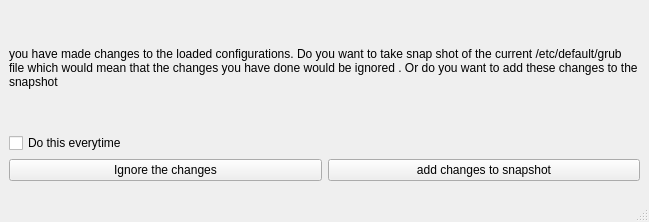
<?xml version="1.0" encoding="UTF-8"?>
<ui version="4.0">
 <class>MainWindow</class>
 <widget class="QMainWindow" name="MainWindow">
  <property name="geometry">
   <rect>
    <x>0</x>
    <y>0</y>
    <width>649</width>
    <height>222</height>
   </rect>
  </property>
  <property name="windowTitle">
   <string>MainWindow</string>
  </property>
  <widget class="QWidget" name="centralwidget">
   <layout class="QGridLayout" name="gridLayout">
    <item row="0" column="0">
     <layout class="QVBoxLayout" name="verticalLayout">
      <property name="bottomMargin">
       <number>10</number>
      </property>
      <item>
       <widget class="QLabel" name="label">
        <property name="text">
         <string>you have made changes to the loaded configurations. Do you want to take snap shot of the current /etc/default/grub file which would mean that the changes you have done would be ignored . Or do you want to add these changes to the snapshot</string>
        </property>
        <property name="wordWrap">
         <bool>true</bool>
        </property>
       </widget>
      </item>
      <item>
       <widget class="QCheckBox" name="checkBox_do_this_everytime">
        <property name="text">
         <string>Do this everytime</string>
        </property>
       </widget>
      </item>
      <item>
       <layout class="QHBoxLayout" name="horizontalLayout_2">
        <item>
         <widget class="QPushButton" name="btn_ignore_changes">
          <property name="text">
           <string>Ignore the changes</string>
          </property>
         </widget>
        </item>
        <item>
         <widget class="QPushButton" name="btn_add_changes_to_snapshot">
          <property name="text">
           <string>add changes to snapshot</string>
          </property>
         </widget>
        </item>
       </layout>
      </item>
     </layout>
    </item>
   </layout>
  </widget>
  <widget class="QMenuBar" name="menubar">
   <property name="geometry">
    <rect>
     <x>0</x>
     <y>0</y>
     <width>649</width>
     <height>30</height>
    </rect>
   </property>
  </widget>
  <widget class="QStatusBar" name="statusbar"/>
 </widget>
 <resources/>
 <connections/>
</ui>
